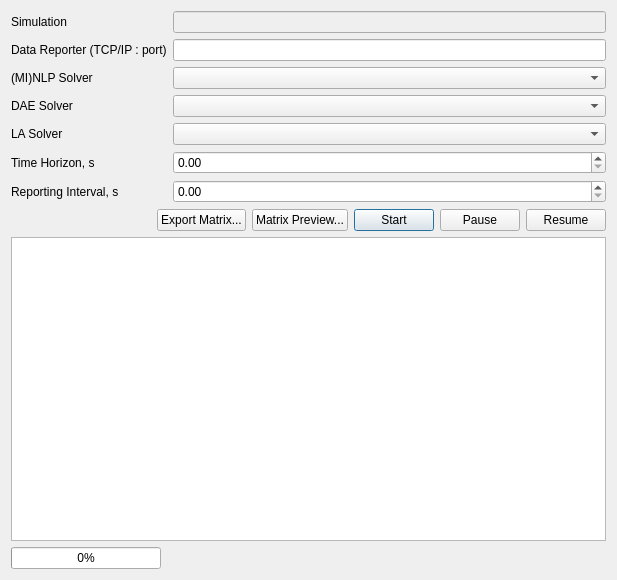
<?xml version="1.0" encoding="UTF-8"?>
<ui version="4.0">
 <class>SimulatorDialog</class>
 <widget class="QDialog" name="SimulatorDialog">
  <property name="geometry">
   <rect>
    <x>0</x>
    <y>0</y>
    <width>617</width>
    <height>580</height>
   </rect>
  </property>
  <property name="windowTitle">
   <string>DAE Tools Simulator</string>
  </property>
  <layout class="QVBoxLayout" name="verticalLayout_2">
   <item>
    <layout class="QFormLayout" name="formLayout">
     <property name="fieldGrowthPolicy">
      <enum>QFormLayout::AllNonFixedFieldsGrow</enum>
     </property>
     <item row="0" column="0">
      <widget class="QLabel" name="simulationLabel">
       <property name="text">
        <string>Simulation</string>
       </property>
      </widget>
     </item>
     <item row="0" column="1">
      <widget class="QLineEdit" name="SimulationLineEdit">
       <property name="enabled">
        <bool>false</bool>
       </property>
      </widget>
     </item>
     <item row="1" column="0">
      <widget class="QLabel" name="DataReporterTCPIPAddressLabel">
       <property name="text">
        <string>Data Reporter (TCP/IP : port)</string>
       </property>
      </widget>
     </item>
     <item row="1" column="1">
      <widget class="QLineEdit" name="DataReporterTCPIPAddressLineEdit">
       <property name="text">
        <string/>
       </property>
      </widget>
     </item>
     <item row="2" column="0">
      <widget class="QLabel" name="MINLPSolverLabel">
       <property name="text">
        <string>(MI)NLP Solver</string>
       </property>
      </widget>
     </item>
     <item row="2" column="1">
      <widget class="QComboBox" name="MINLPSolverComboBox"/>
     </item>
     <item row="3" column="0">
      <widget class="QLabel" name="DAESolverLabel">
       <property name="text">
        <string>DAE Solver</string>
       </property>
      </widget>
     </item>
     <item row="3" column="1">
      <widget class="QComboBox" name="DAESolverComboBox"/>
     </item>
     <item row="4" column="0">
      <widget class="QLabel" name="LASolverLabel">
       <property name="text">
        <string>LA Solver</string>
       </property>
      </widget>
     </item>
     <item row="4" column="1">
      <widget class="QComboBox" name="LASolverComboBox"/>
     </item>
     <item row="5" column="0">
      <widget class="QLabel" name="TimeHorizonLabel">
       <property name="text">
        <string>Time Horizon, s</string>
       </property>
      </widget>
     </item>
     <item row="5" column="1">
      <widget class="QDoubleSpinBox" name="TimeHorizonDoubleSpinBox">
       <property name="maximum">
        <double>1000000000.000000000000000</double>
       </property>
      </widget>
     </item>
     <item row="6" column="0">
      <widget class="QLabel" name="ReportingIntervalLabel">
       <property name="text">
        <string>Reporting Interval, s</string>
       </property>
      </widget>
     </item>
     <item row="6" column="1">
      <widget class="QDoubleSpinBox" name="ReportingIntervalDoubleSpinBox">
       <property name="maximum">
        <double>1000000000.000000000000000</double>
       </property>
      </widget>
     </item>
    </layout>
   </item>
   <item>
    <layout class="QHBoxLayout" name="horizontalLayout">
     <item>
      <spacer name="horizontalSpacer">
       <property name="orientation">
        <enum>Qt::Horizontal</enum>
       </property>
       <property name="sizeHint" stdset="0">
        <size>
         <width>40</width>
         <height>20</height>
        </size>
       </property>
      </spacer>
     </item>
     <item>
      <widget class="QPushButton" name="ExportButton">
       <property name="enabled">
        <bool>true</bool>
       </property>
       <property name="text">
        <string>Export Matrix...</string>
       </property>
      </widget>
     </item>
     <item>
      <widget class="QPushButton" name="MatrixButton">
       <property name="enabled">
        <bool>true</bool>
       </property>
       <property name="text">
        <string>Matrix Preview...</string>
       </property>
      </widget>
     </item>
     <item>
      <widget class="QPushButton" name="RunButton">
       <property name="sizePolicy">
        <sizepolicy hsizetype="Fixed" vsizetype="Fixed">
         <horstretch>0</horstretch>
         <verstretch>0</verstretch>
        </sizepolicy>
       </property>
       <property name="text">
        <string>Start</string>
       </property>
       <property name="default">
        <bool>true</bool>
       </property>
      </widget>
     </item>
     <item>
      <widget class="QPushButton" name="PauseButton">
       <property name="sizePolicy">
        <sizepolicy hsizetype="Fixed" vsizetype="Fixed">
         <horstretch>0</horstretch>
         <verstretch>0</verstretch>
        </sizepolicy>
       </property>
       <property name="text">
        <string>Pause</string>
       </property>
      </widget>
     </item>
     <item>
      <widget class="QPushButton" name="ResumeButton">
       <property name="sizePolicy">
        <sizepolicy hsizetype="Fixed" vsizetype="Fixed">
         <horstretch>0</horstretch>
         <verstretch>0</verstretch>
        </sizepolicy>
       </property>
       <property name="text">
        <string>Resume</string>
       </property>
       <property name="checkable">
        <bool>false</bool>
       </property>
       <property name="checked">
        <bool>false</bool>
       </property>
      </widget>
     </item>
    </layout>
   </item>
   <item>
    <layout class="QVBoxLayout" name="verticalLayout">
     <item>
      <widget class="QTextEdit" name="textEdit">
       <property name="enabled">
        <bool>true</bool>
       </property>
       <property name="minimumSize">
        <size>
         <width>510</width>
         <height>180</height>
        </size>
       </property>
       <property name="font">
        <font>
         <family>Monospace</family>
         <pointsize>9</pointsize>
        </font>
       </property>
       <property name="horizontalScrollBarPolicy">
        <enum>Qt::ScrollBarAsNeeded</enum>
       </property>
       <property name="undoRedoEnabled">
        <bool>false</bool>
       </property>
       <property name="lineWrapMode">
        <enum>QTextEdit::NoWrap</enum>
       </property>
       <property name="readOnly">
        <bool>true</bool>
       </property>
       <property name="html">
        <string notr="true">&lt;!DOCTYPE HTML PUBLIC &quot;-//W3C//DTD HTML 4.0//EN&quot; &quot;http://www.w3.org/TR/REC-html40/strict.dtd&quot;&gt;
&lt;html&gt;&lt;head&gt;&lt;meta name=&quot;qrichtext&quot; content=&quot;1&quot; /&gt;&lt;style type=&quot;text/css&quot;&gt;
p, li { white-space: pre-wrap; }
&lt;/style&gt;&lt;/head&gt;&lt;body style=&quot; font-family:'Monospace'; font-size:9pt; font-weight:400; font-style:normal;&quot;&gt;
&lt;p style=&quot;-qt-paragraph-type:empty; margin-top:0px; margin-bottom:0px; margin-left:0px; margin-right:0px; -qt-block-indent:0; text-indent:0px; font-family:'Courier New';&quot;&gt;&lt;/p&gt;&lt;/body&gt;&lt;/html&gt;</string>
       </property>
      </widget>
     </item>
    </layout>
   </item>
   <item>
    <layout class="QHBoxLayout" name="horizontalLayout_3">
     <item>
      <widget class="QProgressBar" name="progressBar">
       <property name="sizePolicy">
        <sizepolicy hsizetype="Fixed" vsizetype="Fixed">
         <horstretch>0</horstretch>
         <verstretch>0</verstretch>
        </sizepolicy>
       </property>
       <property name="minimumSize">
        <size>
         <width>150</width>
         <height>0</height>
        </size>
       </property>
       <property name="value">
        <number>0</number>
       </property>
       <property name="invertedAppearance">
        <bool>false</bool>
       </property>
      </widget>
     </item>
     <item>
      <widget class="QLabel" name="progressLabel">
       <property name="text">
        <string/>
       </property>
      </widget>
     </item>
    </layout>
   </item>
  </layout>
 </widget>
 <resources/>
 <connections/>
</ui>
